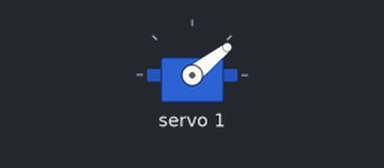
Bench run of a sketch on a simulated Arduino Uno, built with avr-gcc and run on an emulated ATmega328P. On the bench: servo.

Above: at 0.15 s.
Timing chart, 0 to 40.0 s (numbered marks = the images above):
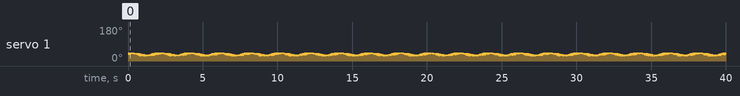

The sketch:

servodriver3test.ino
```cpp
#include <math.h>
#include <Wire.h>
#include <Adafruit_PWMServoDriver.h> // For the 16ch servo driver

Adafruit_PWMServoDriver pwm = Adafruit_PWMServoDriver(); //Default address 0x40
#define SERVOMIN 150 // 'min' pulse length count (out of 4096) for PWM signal
#define SERVOMAX 600 // 'max' pulse length count (out of 4096) for PWM signal
// ^^^^ Find these experimentally

int servonum = 1;

const int N = 3;
const double xs[] = {1,2,3};
const double L = xs[N];

double f = 0.5;
double mid = 90;
double A[] = {6.0, 7.5, 9.0};
double phi[] = {0, M_PI/4, M_PI/2};

double time = 0;
double omega = 2 * M_PI * f;
double pos[N];

void setup() {
  // To speed up more, can go into 'fast 400khz I2C mode' - see pwmtest example (TWBR->12)
  pwm.begin();
  pwm.setPWMFreq(60); // Analog servos run at ~60 Hz updates; max is 1600 Hz
}

void loop() {
  time = millis()/1000.0;

  for (int i = 0; i < N; i++) {
    pos[i] = mid + A[i]*sin(omega*time + phi[i]);
    pwm.setPWM(servonum,0,setpulse(pos[i]));
  }
}

double setpulse(double ang) {
  double pwmrange = SERVOMAX - SERVOMIN;
  double angrange = 180.0; //Approximate range of servo angle
  double pulse = ang * pwmrange/angrange;

  return pulse;
}
```
